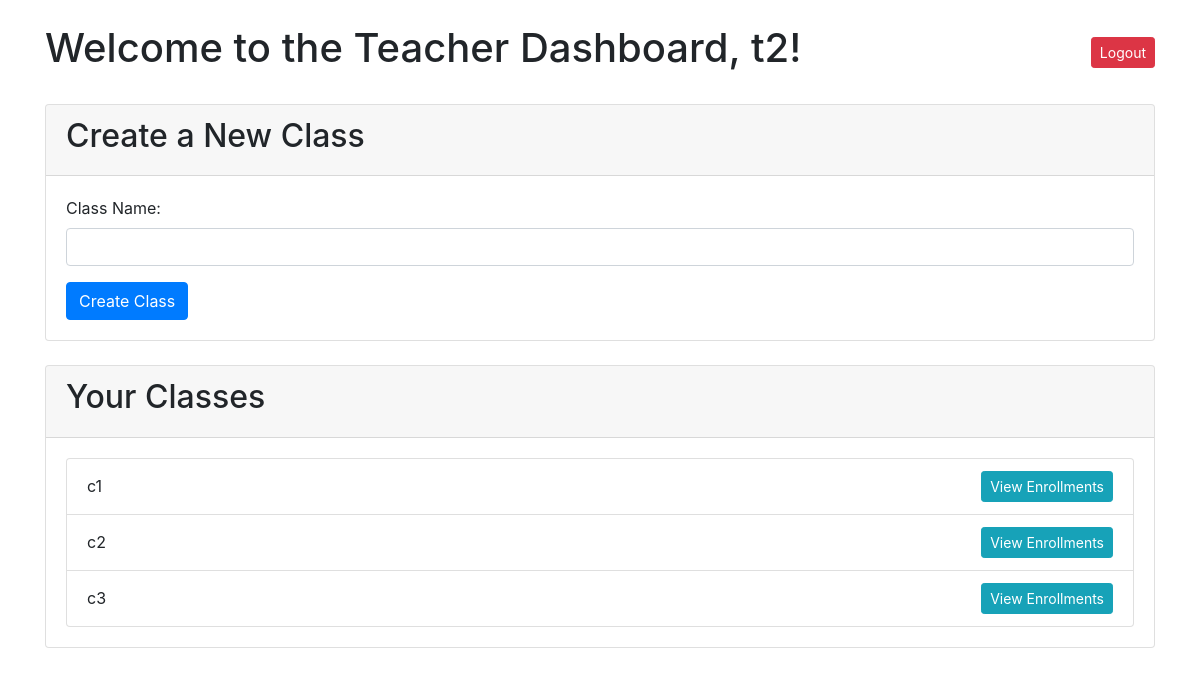
Page /teacher/dashboard (signed in) on the committed database.
### app.py (models this page shows)
class User(UserMixin, db.Model):
    id = db.Column(db.Integer, primary_key=True)
    username = db.Column(db.String(150), unique=True, nullable=False)
    password = db.Column(db.String(150), nullable=False)
    role = db.Column(db.String(50), nullable=False)  # Role: Teacher or Student
    status = db.Column(db.String(50), default='pending')  # New status column

class Class(db.Model):
    id = db.Column(db.Integer, primary_key=True)
    name = db.Column(db.String(150), nullable=False)
    teacher_id = db.Column(db.Integer, db.ForeignKey('user.id'), nullable=False)
    students = db.relationship('Enrollment', backref='class_enrolled', lazy=True)
    teacher = db.relationship('User', backref='classes')

### app.py (the view)
@app.route('/teacher/dashboard')
@login_required
@teacher_required
def teacher_dashboard():
    classes = Class.query.filter_by(teacher_id=current_user.id).all()
    return render_template('teacher/teacher_dashboard.html', classes=classes)

### app.py (called while the page is built)
@login_manager.user_loader
def load_user(user_id):
    return User.query.get(int(user_id))

def teacher_required(f):
    @wraps(f)  # Preserve the original function's name and docstring
    @login_required
    def decorated_function(*args, **kwargs):
        if current_user.role not in ['Admin', 'Teacher']:
            flash('Access denied: Admins and Teachers only.')
            return redirect(url_for('home'))
        return f(*args, **kwargs)
    return decorated_function

### templates/teacher/teacher_dashboard.html (shortened to what this page needs)
<!DOCTYPE html>
<html lang="en">
<head>
    <link rel="stylesheet" href="https://stackpath.bootstrapcdn.com/bootstrap/4.5.2/css/bootstrap.min.css">
</head>
<body>
    <div class="container">
        <div class="d-flex justify-content-between align-items-center mt-4">
            <h1>Welcome to the Teacher Dashboard, {{ current_user.username }}!</h1>
             <form action="{{ url_for('logout') }}" method="POST" style="display:inline;">
                <button type="submit" class="btn btn-danger btn-sm">Logout</button>
            </form>
        </div>
        <div class="card mt-4">
            <div class="card-header">
                <h2>Create a New Class</h2>
            </div>
            <div class="card-body">
                <form action="{{ url_for('create_class') }}" method="POST">
                    <div class="form-group">
                        <label for="class_name">Class Name:</label>
                        <input type="text" id="class_name" name="class_name" class="form-control" required>
                    </div>
                    <button type="submit" class="btn btn-primary">Create Class</button>
                </form>
            </div>
        </div>
        <div class="card mt-4">
            <div class="card-header">
                <h2>Your Classes</h2>
            </div>
            <div class="card-body">
                <ul class="list-group">
                    {% for class in classes %}
                        <li class="list-group-item d-flex justify-content-between align-items-center">
                            {{ class.name }}
                            <a href="{{ url_for('view_enrollments', class_id=class.id) }}" class="btn btn-info btn-sm">View Enrollments</a>
                        </li>
                    {% endfor %}
                </ul>
            </div>
        </div>
    </div>
</body>
</html>

### rows in the picture
User: username "t2"
Class: name "c1"
Class: name "c2"
Class: name "c3"
